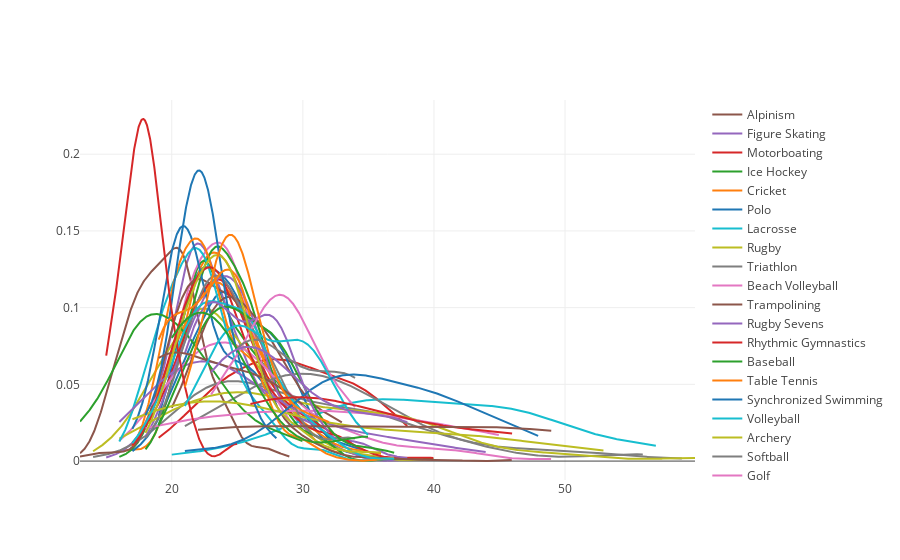

The notebook cell this image was saved under:
### Code cell
import plotly.figure_factory as ff
import numpy as np

x = []
name = []
famous_sports = [
    'Basketball', 'Judo', 'Football', 'Tug-Of-War', 'Athletics',
    'Swimming', 'Badminton', 'Sailing', 'Gymnastics', 'Art Competitions',
    'Handball', 'Weightlifting', 'Wrestling', 'Water Polo', 'Hockey',
    'Rowing', 'Fencing', 'Equestrianism', 'Shooting', 'Boxing', 'Taekwondo',
    'Cycling', 'Diving', 'Canoeing', 'Tennis', 'Modern Pentathlon', 'Golf',
    'Softball', 'Archery', 'Volleyball', 'Synchronized Swimming',
    'Table Tennis', 'Baseball', 'Rhythmic Gymnastics', 'Rugby Sevens',
    'Trampolining', 'Beach Volleyball', 'Triathlon', 'Rugby', 'Lacrosse',
    'Polo', 'Cricket', 'Ice Hockey', 'Racquets', 'Motorboating', 'Croquet',
    'Figure Skating', 'Jeu De Paume', 'Roque', 'Basque Pelota', 'Alpinism',
    'Aeronautics'
]

for sport in famous_sports:
    temp_df = athlete_df[athlete_df['Sport'] == sport]
    gold_ages = temp_df[temp_df['Medal'] == 'Gold']['Age'].dropna()
    
    # Only include datasets with more than 1 unique value
    if len(gold_ages) >= 2 and np.std(gold_ages) > 0:
        x.append(gold_ages)
        name.append(sport)

# Plot only if valid data exists
if len(x) > 0:
    fig = ff.create_distplot(x, name, show_hist=False, show_rug=False)
    fig.show()
else:
    print("Not enough valid data to plot.")

### Figure 1 — Plotly figure (JSON) as saved in the notebook; plotly's stock layout.template omitted (floating-point values rounded to 4 significant figures; data arrays with more than 128 entries replaced by an {"elided": "..."} marker saying what was removed)
{"data": [{"legendgroup": "Basketball", "marker": {"color": "rgb(31, 119, 180)"}, "mode": "lines", "name": "Basketball", "showlegend": true, "type": "scatter", "x": {"elided": "500 float values"}, "xaxis": "x", "y": {"elided": "500 float values"}, "yaxis": "y"}, {"legendgroup": "Judo", "marker": {"color": "rgb(255, 127, 14)"}, "mode": "lines", "name": "Judo", "showlegend": true, "type": "scatter", "x": {"elided": "500 float values"}, "xaxis": "x", "y": {"elided": "500 float values"}, "yaxis": "y"}, {"legendgroup": "Football", "marker": {"color": "rgb(44, 160, 44)"}, "mode": "lines", "name": "Football", "showlegend": true, "type": "scatter", "x": {"elided": "500 float values"}, "xaxis": "x", "y": {"elided": "500 float values"}, "yaxis": "y"}, {"legendgroup": "Tug-Of-War", "marker": {"color": "rgb(214, 39, 40)"}, "mode": "lines", "name": "Tug-Of-War", "showlegend": true, "type": "scatter", "x": {"elided": "500 float values"}, "xaxis": "x", "y": {"elided": "500 float values"}, "yaxis": "y"}, {"legendgroup": "Athletics", "marker": {"color": "rgb(148, 103, 189)"}, "mode": "lines", "name": "Athletics", "showlegend": true, "type": "scatter", "x": {"elided": "500 float values"}, "xaxis": "x", "y": {"elided": "500 float values"}, "yaxis": "y"}, {"legendgroup": "Swimming", "marker": {"color": "rgb(140, 86, 75)"}, "mode": "lines", "name": "Swimming", "showlegend": true, "type": "scatter", "x": {"elided": "500 float values"}, "xaxis": "x", "y": {"elided": "500 float values"}, "yaxis": "y"}, {"legendgroup": "Badminton", "marker": {"color": "rgb(227, 119, 194)"}, "mode": "lines", "name": "Badminton", "showlegend": true, "type": "scatter", "x": {"elided": "500 float values"}, "xaxis": "x", "y": {"elided": "500 float values"}, "yaxis": "y"}, {"legendgroup": "Sailing", "marker": {"color": "rgb(127, 127, 127)"}, "mode": "lines", "name": "Sailing", "showlegend": true, "type": "scatter", "x": {"elided": "500 float values"}, "xaxis": "x", "y": {"elided": "500 float values"}, "yaxis": "y"}, {"legendgroup": "Gymnastics", "marker": {"color": "rgb(188, 189, 34)"}, "mode": "lines", "name": "Gymnastics", "showlegend": true, "type": "scatter", "x": {"elided": "500 float values"}, "xaxis": "x", "y": {"elided": "500 float values"}, "yaxis": "y"}, {"legendgroup": "Art Competitions", "marker": {"color": "rgb(23, 190, 207)"}, "mode": "lines", "name": "Art Competitions", "showlegend": true, "type": "scatter", "x": {"elided": "500 float values"}, "xaxis": "x", "y": {"elided": "500 float values"}, "yaxis": "y"}, {"legendgroup": "Handball", "marker": {"color": "rgb(31, 119, 180)"}, "mode": "lines", "name": "Handball", "showlegend": true, "type": "scatter", "x": {"elided": "500 float values"}, "xaxis": "x", "y": {"elided": "500 float values"}, "yaxis": "y"}, {"legendgroup": "Weightlifting", "marker": {"color": "rgb(255, 127, 14)"}, "mode": "lines", "name": "Weightlifting", "showlegend": true, "type": "scatter", "x": {"elided": "500 float values"}, "xaxis": "x", "y": {"elided": "500 float values"}, "yaxis": "y"}, {"legendgroup": "Wrestling", "marker": {"color": "rgb(44, 160, 44)"}, "mode": "lines", "name": "Wrestling", "showlegend": true, "type": "scatter", "x": {"elided": "500 float values"}, "xaxis": "x", "y": {"elided": "500 float values"}, "yaxis": "y"}, {"legendgroup": "Water Polo", "marker": {"color": "rgb(214, 39, 40)"}, "mode": "lines", "name": "Water Polo", "showlegend": true, "type": "scatter", "x": {"elided": "500 float values"}, "xaxis": "x", "y": {"elided": "500 float values"}, "yaxis": "y"}, {"legendgroup": "Hockey", "marker": {"color": "rgb(148, 103, 189)"}, "mode": "lines", "name": "Hockey", "showlegend": true, "type": "scatter", "x": {"elided": "500 float values"}, "xaxis": "x", "y": {"elided": "500 float values"}, "yaxis": "y"}, {"legendgroup": "Rowing", "marker": {"color": "rgb(140, 86, 75)"}, "mode": "lines", "name": "Rowing", "showlegend": true, "type": "scatter", "x": {"elided": "500 float values"}, "xaxis": "x", "y": {"elided": "500 float values"}, "yaxis": "y"}, {"legendgroup": "Fencing", "marker": {"color": "rgb(227, 119, 194)"}, "mode": "lines", "name": "Fencing", "showlegend": true, "type": "scatter", "x": {"elided": "500 float values"}, "xaxis": "x", "y": {"elided": "500 float values"}, "yaxis": "y"}, {"legendgroup": "Equestrianism", "marker": {"color": "rgb(127, 127, 127)"}, "mode": "lines", "name": "Equestrianism", "showlegend": true, "type": "scatter", "x": {"elided": "500 float values"}, "xaxis": "x", "y": {"elided": "500 float values"}, "yaxis": "y"}, {"legendgroup": "Shooting", "marker": {"color": "rgb(188, 189, 34)"}, "mode": "lines", "name": "Shooting", "showlegend": true, "type": "scatter", "x": {"elided": "500 float values"}, "xaxis": "x", "y": {"elided": "500 float values"}, "yaxis": "y"}, {"legendgroup": "Boxing", "marker": {"color": "rgb(23, 190, 207)"}, "mode": "lines", "name": "Boxing", "showlegend": true, "type": "scatter", "x": {"elided": "500 float values"}, "xaxis": "x", "y": {"elided": "500 float values"}, "yaxis": "y"}, {"legendgroup": "Taekwondo", "marker": {"color": "rgb(31, 119, 180)"}, "mode": "lines", "name": "Taekwondo", "showlegend": true, "type": "scatter", "x": {"elided": "500 float values"}, "xaxis": "x", "y": {"elided": "500 float values"}, "yaxis": "y"}, {"legendgroup": "Cycling", "marker": {"color": "rgb(255, 127, 14)"}, "mode": "lines", "name": "Cycling", "showlegend": true, "type": "scatter", "x": {"elided": "500 float values"}, "xaxis": "x", "y": {"elided": "500 float values"}, "yaxis": "y"}, {"legendgroup": "Diving", "marker": {"color": "rgb(44, 160, 44)"}, "mode": "lines", "name": "Diving", "showlegend": true, "type": "scatter", "x": {"elided": "500 float values"}, "xaxis": "x", "y": {"elided": "500 float values"}, "yaxis": "y"}, {"legendgroup": "Canoeing", "marker": {"color": "rgb(214, 39, 40)"}, "mode": "lines", "name": "Canoeing", "showlegend": true, "type": "scatter", "x": {"elided": "500 float values"}, "xaxis": "x", "y": {"elided": "500 float values"}, "yaxis": "y"}, {"legendgroup": "Tennis", "marker": {"color": "rgb(148, 103, 189)"}, "mode": "lines", "name": "Tennis", "showlegend": true, "type": "scatter", "x": {"elided": "500 float values"}, "xaxis": "x", "y": {"elided": "500 float values"}, "yaxis": "y"}, {"legendgroup": "Modern Pentathlon", "marker": {"color": "rgb(140, 86, 75)"}, "mode": "lines", "name": "Modern Pentathlon", "showlegend": true, "type": "scatter", "x": {"elided": "500 float values"}, "xaxis": "x", "y": {"elided": "500 float values"}, "yaxis": "y"}, {"legendgroup": "Golf", "marker": {"color": "rgb(227, 119, 194)"}, "mode": "lines", "name": "Golf", "showlegend": true, "type": "scatter", "x": {"elided": "500 float values"}, "xaxis": "x", "y": {"elided": "500 float values"}, "yaxis": "y"}, {"legendgroup": "Softball", "marker": {"color": "rgb(127, 127, 127)"}, "mode": "lines", "name": "Softball", "showlegend": true, "type": "scatter", "x": {"elided": "500 float values"}, "xaxis": "x", "y": {"elided": "500 float values"}, "yaxis": "y"}, {"legendgroup": "Archery", "marker": {"color": "rgb(188, 189, 34)"}, "mode": "lines", "name": "Archery", "showlegend": true, "type": "scatter", "x": {"elided": "500 float values"}, "xaxis": "x", "y": {"elided": "500 float values"}, "yaxis": "y"}, {"legendgroup": "Volleyball", "marker": {"color": "rgb(23, 190, 207)"}, "mode": "lines", "name": "Volleyball", "showlegend": true, "type": "scatter", "x": {"elided": "500 float values"}, "xaxis": "x", "y": {"elided": "500 float values"}, "yaxis": "y"}, {"legendgroup": "Synchronized Swimming", "marker": {"color": "rgb(31, 119, 180)"}, "mode": "lines", "name": "Synchronized Swimming", "showlegend": true, "type": "scatter", "x": {"elided": "500 float values"}, "xaxis": "x", "y": {"elided": "500 float values"}, "yaxis": "y"}, {"legendgroup": "Table Tennis", "marker": {"color": "rgb(255, 127, 14)"}, "mode": "lines", "name": "Table Tennis", "showlegend": true, "type": "scatter", "x": {"elided": "500 float values"}, "xaxis": "x", "y": {"elided": "500 float values"}, "yaxis": "y"}, {"legendgroup": "Baseball", "marker": {"color": "rgb(44, 160, 44)"}, "mode": "lines", "name": "Baseball", "showlegend": true, "type": "scatter", "x": {"elided": "500 float values"}, "xaxis": "x", "y": {"elided": "500 float values"}, "yaxis": "y"}, {"legendgroup": "Rhythmic Gymnastics", "marker": {"color": "rgb(214, 39, 40)"}, "mode": "lines", "name": "Rhythmic Gymnastics", "showlegend": true, "type": "scatter", "x": {"elided": "500 float values"}, "xaxis": "x", "y": {"elided": "500 float values"}, "yaxis": "y"}, {"legendgroup": "Rugby Sevens", "marker": {"color": "rgb(148, 103, 189)"}, "mode": "lines", "name": "Rugby Sevens", "showlegend": true, "type": "scatter", "x": {"elided": "500 float values"}, "xaxis": "x", "y": {"elided": "500 float values"}, "yaxis": "y"}, {"legendgroup": "Trampolining", "marker": {"color": "rgb(140, 86, 75)"}, "mode": "lines", "name": "Trampolining", "showlegend": true, "type": "scatter", "x": {"elided": "500 float values"}, "xaxis": "x", "y": {"elided": "500 float values"}, "yaxis": "y"}, {"legendgroup": "Beach Volleyball", "marker": {"color": "rgb(227, 119, 194)"}, "mode": "lines", "name": "Beach Volleyball", "showlegend": true, "type": "scatter", "x": {"elided": "500 float values"}, "xaxis": "x", "y": {"elided": "500 float values"}, "yaxis": "y"}, {"legendgroup": "Triathlon", "marker": {"color": "rgb(127, 127, 127)"}, "mode": "lines", "name": "Triathlon", "showlegend": true, "type": "scatter", "x": {"elided": "500 float values"}, "xaxis": "x", "y": {"elided": "500 float values"}, "yaxis": "y"}, {"legendgroup": "Rugby", "marker": {"color": "rgb(188, 189, 34)"}, "mode": "lines", "name": "Rugby", "showlegend": true, "type": "scatter", "x": {"elided": "500 float values"}, "xaxis": "x", "y": {"elided": "500 float values"}, "yaxis": "y"}, {"legendgroup": "Lacrosse", "marker": {"color": "rgb(23, 190, 207)"}, "mode": "lines", "name": "Lacrosse", "showlegend": true, "type": "scatter", "x": {"elided": "500 float values"}, "xaxis": "x", "y": {"elided": "500 float values"}, "yaxis": "y"}, {"legendgroup": "Polo", "marker": {"color": "rgb(31, 119, 180)"}, "mode": "lines", "name": "Polo", "showlegend": true, "type": "scatter", "x": {"elided": "500 float values"}, "xaxis": "x", "y": {"elided": "500 float values"}, "yaxis": "y"}, {"legendgroup": "Cricket", "marker": {"color": "rgb(255, 127, 14)"}, "mode": "lines", "name": "Cricket", "showlegend": true, "type": "scatter", "x": {"elided": "500 float values"}, "xaxis": "x", "y": {"elided": "500 float values"}, "yaxis": "y"}, {"legendgroup": "Ice Hockey", "marker": {"color": "rgb(44, 160, 44)"}, "mode": "lines", "name": "Ice Hockey", "showlegend": true, "type": "scatter", "x": {"elided": "500 float values"}, "xaxis": "x", "y": {"elided": "500 float values"}, "yaxis": "y"}, {"legendgroup": "Motorboating", "marker": {"color": "rgb(214, 39, 40)"}, "mode": "lines", "name": "Motorboating", "showlegend": true, "type": "scatter", "x": {"elided": "500 float values"}, "xaxis": "x", "y": {"elided": "500 float values"}, "yaxis": "y"}, {"legendgroup": "Figure Skating", "marker": {"color": "rgb(148, 103, 189)"}, "mode": "lines", "name": "Figure Skating", "showlegend": true, "type": "scatter", "x": {"elided": "500 float values"}, "xaxis": "x", "y": {"elided": "500 float values"}, "yaxis": "y"}, {"legendgroup": "Alpinism", "marker": {"color": "rgb(140, 86, 75)"}, "mode": "lines", "name": "Alpinism", "showlegend": true, "type": "scatter", "x": {"elided": "500 float values"}, "xaxis": "x", "y": {"elided": "500 float values"}, "yaxis": "y"}], "layout": {"barmode": "overlay", "hovermode": "closest", "legend": {"traceorder": "reversed"}, "xaxis": {"anchor": "y2", "domain": [0, 1], "zeroline": false}, "yaxis": {"anchor": "free", "domain": [0, 1], "position": 0}}}
